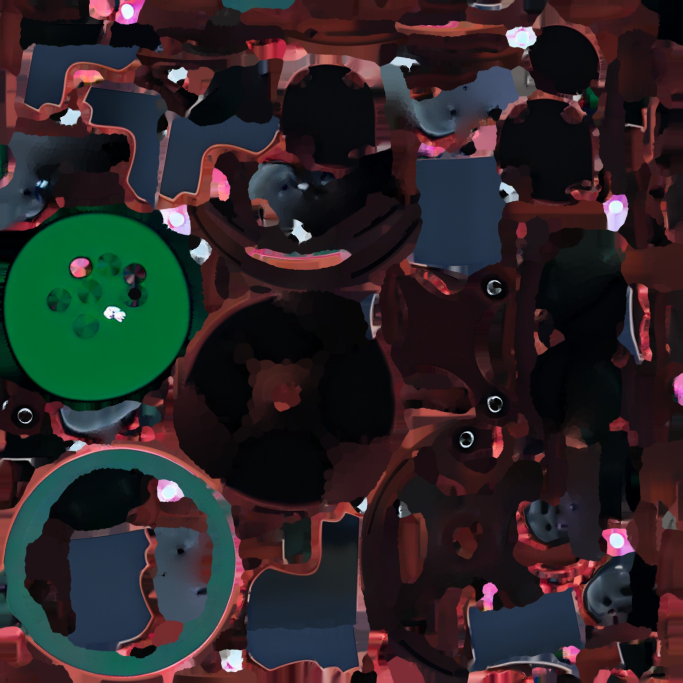
#> input picture Assets/_Project/Resources/CC0/Casino/blackjack_table_albedo.jpg, 2048 x 2048 px (shown at 1/3 size)
$ python redden.py ../../Assets/_Project/Resources/CC0/Casino/blackjack_table_albedo.jpg ../../Assets/_Project/Resources/CC0/Casino/blackjack_table_albedo.jpg ../../Assets/_Project/Resources/CC0/Casino/blackjack_table_albedo.jpg
#> lines starting #> are read from the running program, lines starting #| are printed output that depends on the picture; after the words box and inside, x2 and y2 are one past the last pixel; in counts of white or black regions, pixels touching at a corner belong together
"""Azhrakel's skin: the Mutant's diffuse pushed to blood red, its cyan glow turned to fire.

    python3 tools/creatures/redden.py <Mutant diffuse> <out_Diffuse.jpg> <out_Glow.jpg>

The glow map is the fire alone (black elsewhere), for the material's emission.
"""
import sys
import numpy as np
from PIL import Image

src, out, glow_out = sys.argv[1], sys.argv[2], sys.argv[3]
hsv = np.asarray(Image.open(src).convert('RGB').convert('HSV')).astype(np.float32)
h, s, v = hsv[..., 0] * 360 / 255, hsv[..., 1] / 255, hsv[..., 2] / 255
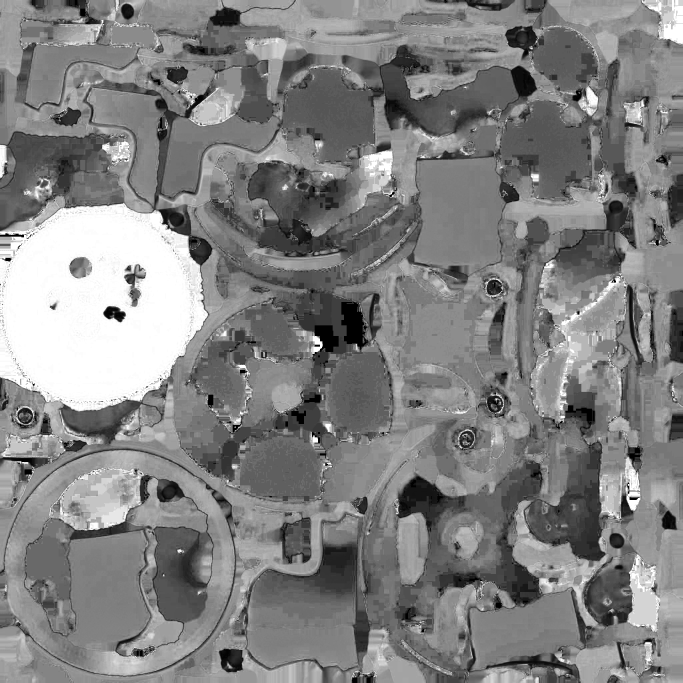
#> s: shape (2048, 2048) float32 (shown at 1/3 size); min 0, max 1, mean 0.509
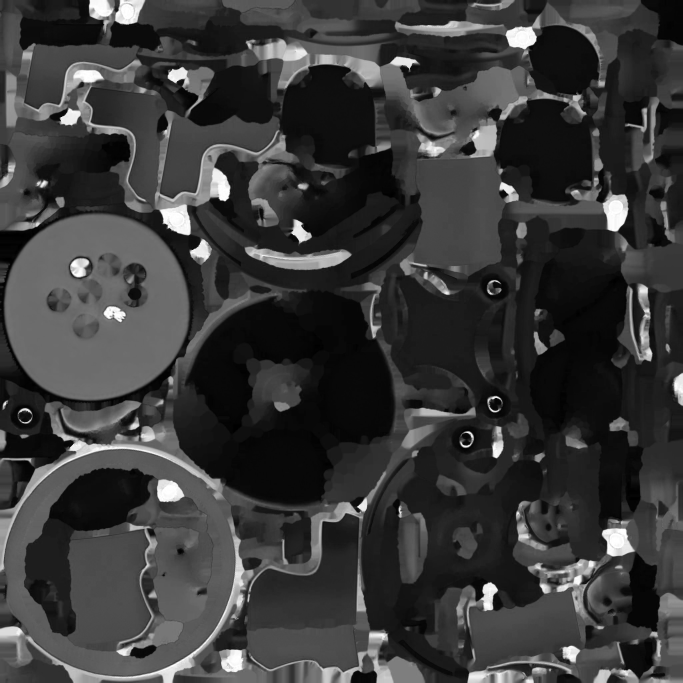
#> v: shape (2048, 2048) float32 (shown at 1/3 size); min 0, max 1, mean 0.227

glow = (h > 100) & (h < 205) & (s > 0.35) & (v > 0.35)
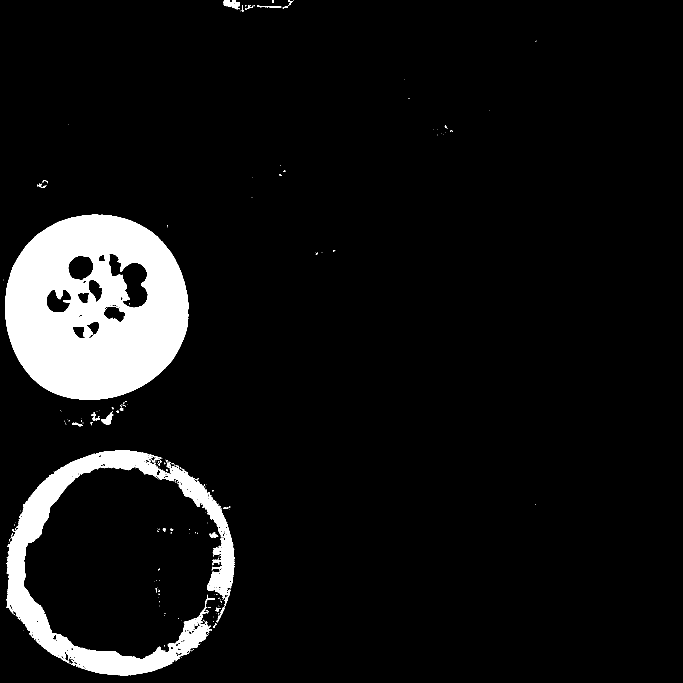
#> glow: shape (2048, 2048) bool (shown at 1/3 size); 7.6% white; 268 white regions (225 under 20 px), largest, box (x1, y1, x2, y2) and area: (15, 644, 565, 1199) 218001, (20, 1350, 705, 2027) 94681, (670, 0, 720, 28) 810
# Skin, rock and cloth: deep red, darker in the folds.
nh = np.full_like(h, 356.0)
ns = np.clip(s * 0.5 + 0.6 - v * 0.1, 0, 0.92)
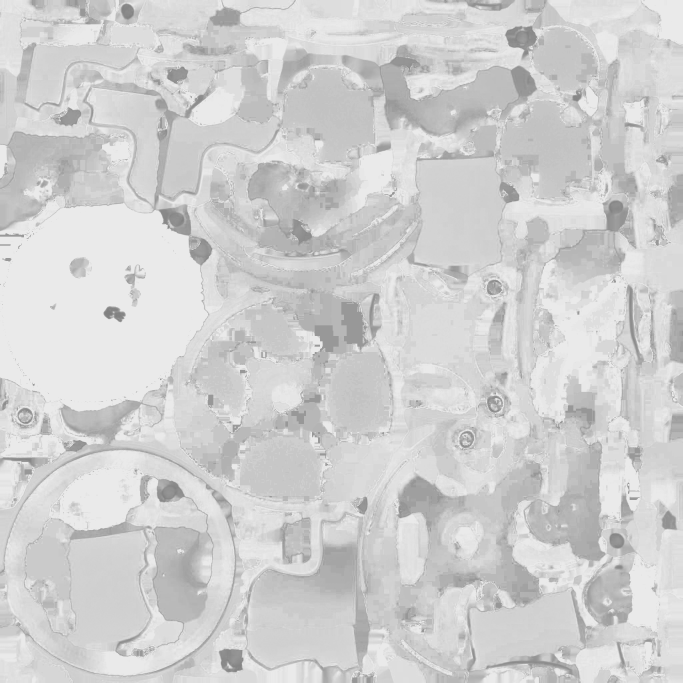
#> ns: shape (2048, 2048) float32 (shown at 1/3 size); min 0.5, max 0.92, mean 0.818
nv = np.clip(v * 1.05, 0, 1)
# The glowing veins and eyes: fire, from orange to near-white at the hottest.
nh[glow] = 18 + 22 * v[glow]
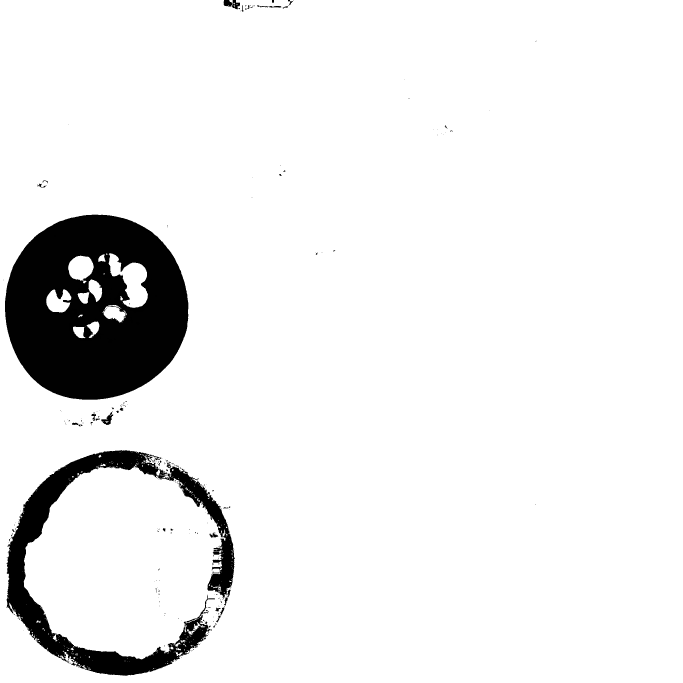
#> nh: shape (2048, 2048) float32 (shown at 1/3 size); min 25.76, max 356, mean 331.1; drawn with min black and max white
ns[glow] = np.clip(1.1 - v[glow] * 0.4, 0.55, 1)
nv[glow] = np.clip(v[glow] * 1.15, 0, 1)

hsv2 = np.stack([nh % 360 * 255 / 360, ns * 255, nv * 255], -1).astype(np.uint8)
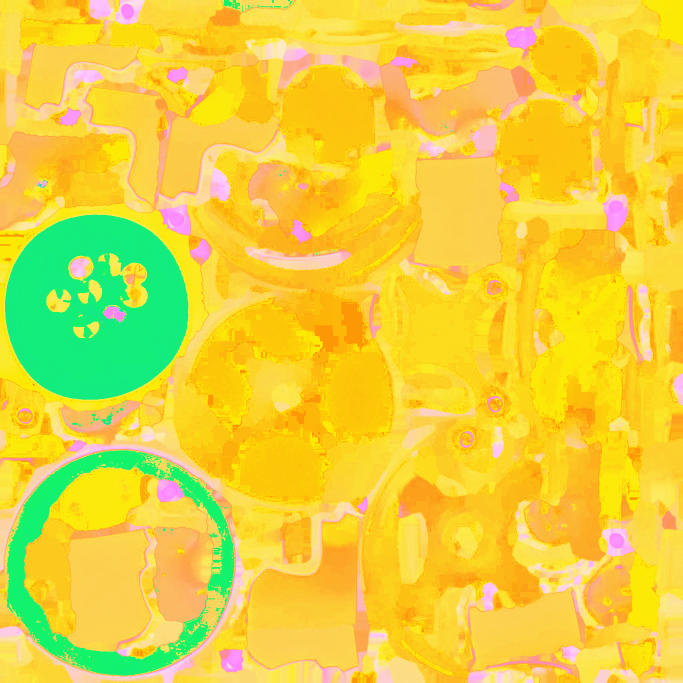
#> hsv2: shape (2048, 2048, 3) (shown at 1/3 size); mean of channels 0, 1, 2 234.3, 208.8, 61.1; drawn as R, G, B
Image.fromarray(hsv2, 'HSV').convert('RGB').save(out, quality=90)

rgb = np.asarray(Image.open(out).convert('RGB')).astype(np.float32)
mask = np.clip((v - 0.35) / 0.3, 0, 1) * glow
Image.fromarray((rgb * mask[..., None]).astype(np.uint8)).save(glow_out, quality=90)
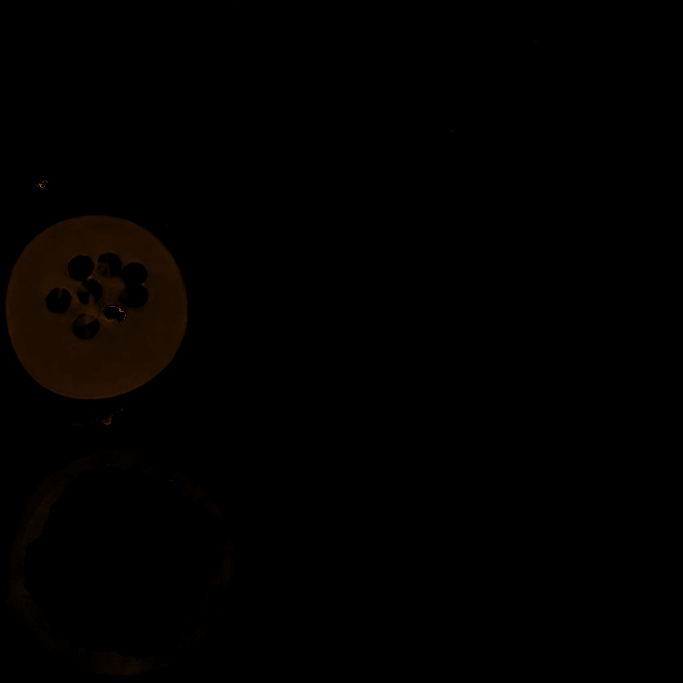
#> saved as blackjack_table_albedo.jpg: PIL image 2048x2048 RGB (shown at 1/3 size); mean R, G, B 1.7, 0.8, 0.1
